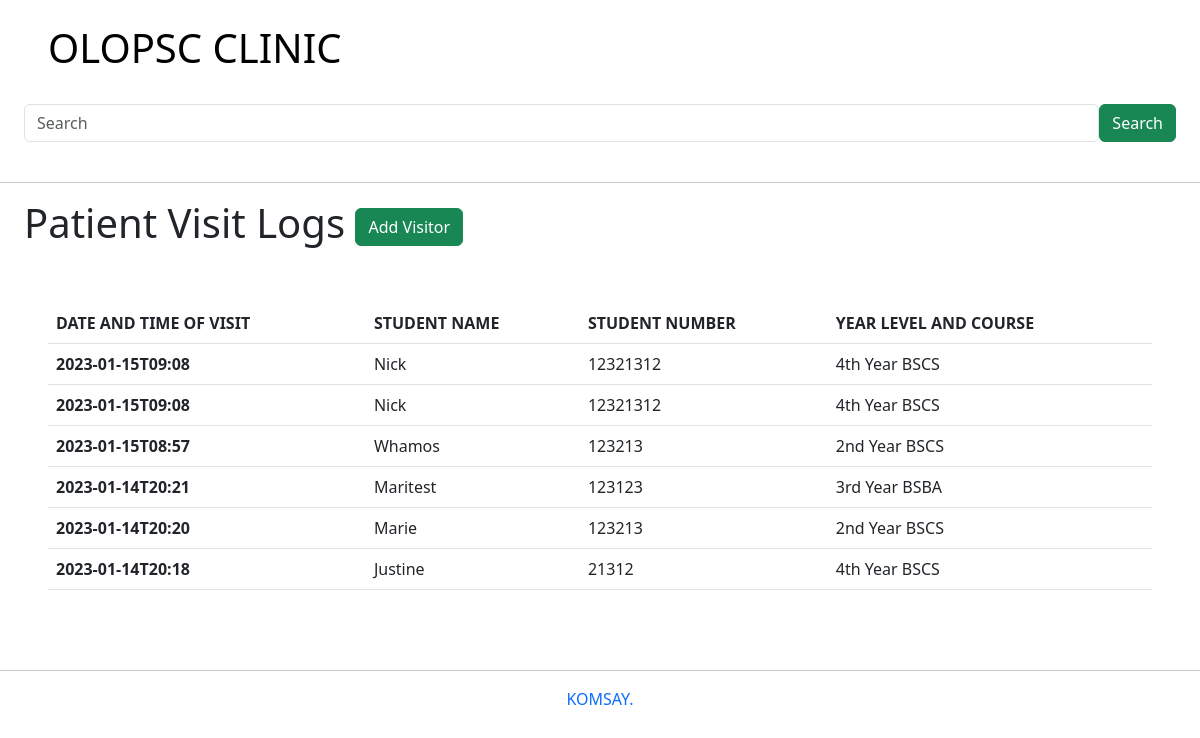
Before: /dailyclinicrecords/ with the older database file.
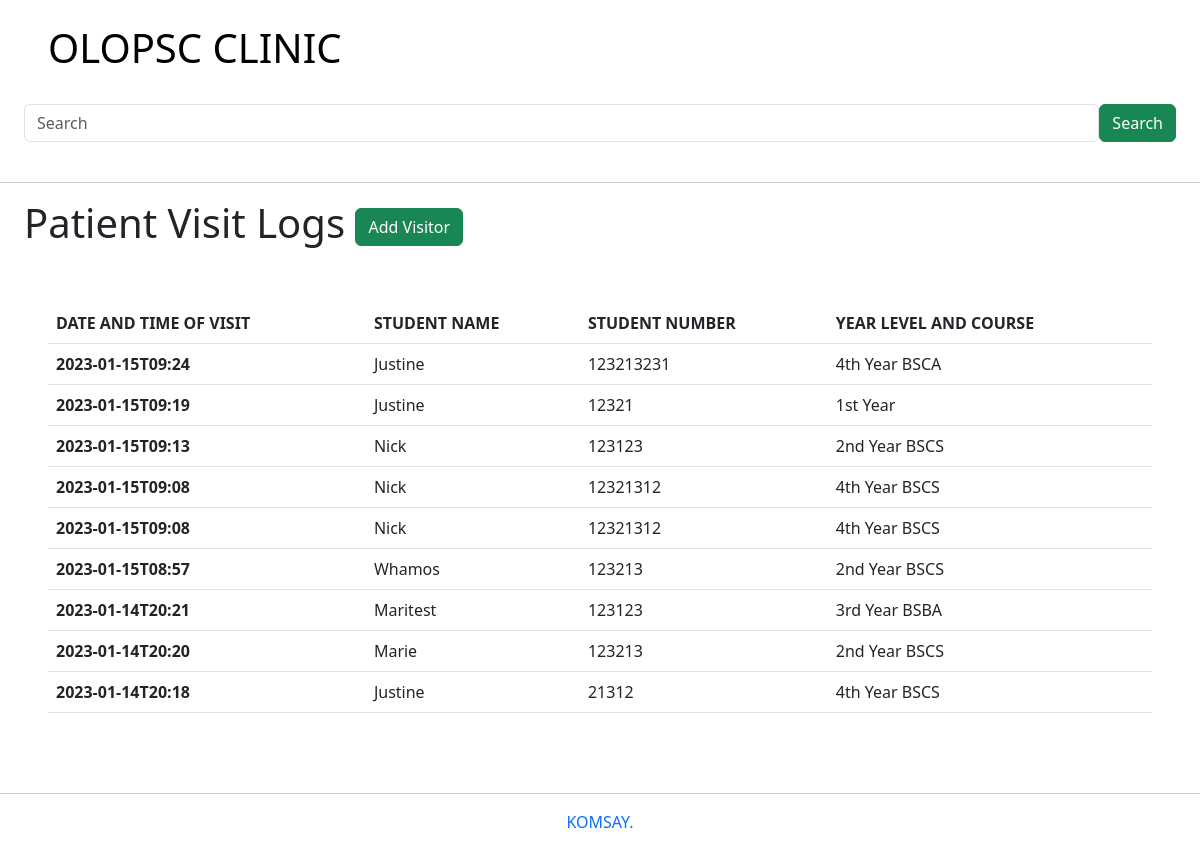
After: the same page with the newer database file.
### students/models.py (models this page shows)
class DailyClinicRecords(models.Model):
    date_and_time_of_visit = models.CharField(max_length=30)
    student_name = models.CharField(max_length=30)
    student_number = models.IntegerField(max_length=30)
    year_level_and_course = models.CharField(max_length=30)

### students/views.py (the view)
# urls.py: path('dailyclinicrecords/', views.dailyclinicrecords, name='dailyclinicrecords'),
def dailyclinicrecords(request):
    data = DailyClinicRecords.objects.all().order_by('-id')
    context = {
        'record': data
    }
    return render(request, "students/dailyclinicrecords.html", context)

### students/templates/students/dailyclinicrecords.html (shortened to what this page needs)
{% extends 'base.html'%}
{% block content %}
<h1 class="ms-4">Patient Visit Logs <a href="addvisitor" class="btn btn-success">Add Visitor</a></h1>
<div class="p-5">
    <table class="table">
        <thead class="thead-dark">
          <tr>
            <th scope="col">DATE AND TIME OF VISIT</th>
            <th scope="col">STUDENT NAME</th>
            <th scope="col">STUDENT NUMBER</th>
            <th scope="col">YEAR LEVEL AND COURSE</th>
          </tr>
        </thead>
        <tbody>
{% for data in record %}
          <tr>
            <th scope="row">{{ data.date_and_time_of_visit }}</th>
            <td>{{ data.student_name }}</td>
            <td>{{ data.student_number }}</td>
            <td>{{ data.year_level_and_course }}</td>
          </tr>
{% endfor %}
        </tbody>
      </table>
</div>
{% endblock %}

### students/templates/base.html (shortened to what this page needs)
<!doctype html>
<html lang="en">
  <head>
    <link href="https://cdn.jsdelivr.net/npm/bootstrap@5.3.0-alpha1/dist/css/bootstrap.min.css" rel="stylesheet">
</head>
  <body>
    <br>
    <div class="">
        <h1>
            <a href="/" class="p-5" style="text-decoration: none; color: black;">OLOPSC CLINIC</a>
        </h1>
        <form action="{% url 'students:search' %}" method="GET" class="text-center p-4">
            <div style="display: flex;">
                <input type="text" class="form-control" name="search" placeholder="Search" required>
                <button type="submit" class="btn btn-success">Search</button>
            </div>
        </form>
    </div>
    <hr>
    {% block content %}{% endblock%}
    <hr>
    <p class="text-primary text-center">KOMSAY.</p>
  </body>
</html>

Changed rows visible on the page:
added DailyClinicRecords: date_and_time_of_visit "2023-01-15T09:24", student_name "Justine", student_number "123213231", year_level_and_course "4th Year BSCA"
added DailyClinicRecords: date_and_time_of_visit "2023-01-15T09:19", student_name "Justine", student_number "12321", year_level_and_course "1st Year"
added DailyClinicRecords: date_and_time_of_visit "2023-01-15T09:13", student_name "Nick", student_number "123123", year_level_and_course "2nd Year BSCS"
